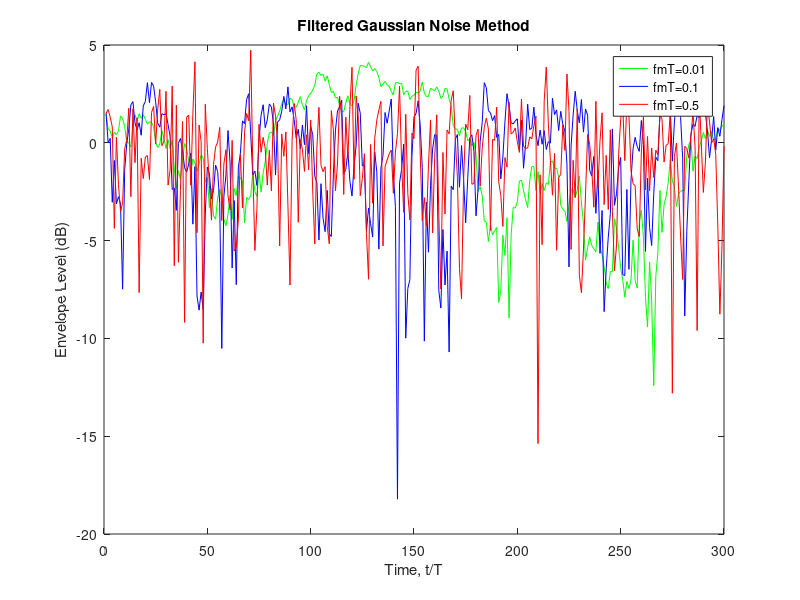

Recreate this plot in MATLAB.
% Implement a Rayleigh fading channel simulator based on the Filtered 
% Gaussian Noise method, and plot the channel output for fmT = 0.01, 0.1 
% and 0.5. 
fmT = [0.01 0.1 0.5]; % 3 different fm*T
[row, num] = size(fmT);
Omgp = 1; % Set average power as 1
sample_num = 300; % channel output data point
T = 1; % simulation step size

% Filter two independent white Gaussian noise sources with low-pass
% filters. First-order lowpass filter is shown as following:
%
%       [Gi(k+1),Gq(k+1)] = sigma*[Gi(k),Gq(k)] + (1-sigma)*[W1(k),W2(k)]
%
% Gi is in-phase part of output, Gq is quadrature part of output, sigma is 
% the coefficient of first order low-pass filter.
sigma = 2-cos(pi.*fmT./2)-sqrt((2-cos(pi.*fmT./2)).^2-1);
var = (1+sigma)./(1-sigma).*Omgp./2; % variance of Gaussian noise source

w1 = zeros(num, sample_num); % Gaussian noise source 1 for Gi
w2 = zeros(num, sample_num); % Gaussian noise source 2 for Gq
for i = 1:num
    w1(i,:) = normrnd(0,sqrt(var(i)),1,sample_num);
    w2(i,:) = normrnd(0,sqrt(var(i)),1,sample_num);
end

gI = ones(num, sample_num); % In-phase part of output
gQ = ones(num, sample_num); % Quadrature part of output
% Derive the value by low-pass filter
sigma = sigma';
for j = 1:sample_num-1
    gI(:,j+1) = sigma.*gI(:,j)+(1-sigma).*w1(:,j);
    gQ(:,j+1) = sigma.*gQ(:,j)+(1-sigma).*w2(:,j);
end

envelope = sqrt(gI.^2+gQ.^2); % Power of output
envelope_dB = 10*log10(envelope); 

x_axis = (1:sample_num)./T; % time axis: t/T (0~300)
% Plot the channel output with 3 different fm*T
figure,plot(x_axis, envelope_dB(1,:),'g',x_axis, envelope_dB(2,:),'b',x_axis, envelope_dB(3,:),'r')
title('Filtered Gaussian Noise Method');
xlabel('Time, t/T');
ylabel('Envelope Level (dB)');
legend('fmT=0.01','fmT=0.1','fmT=0.5');
